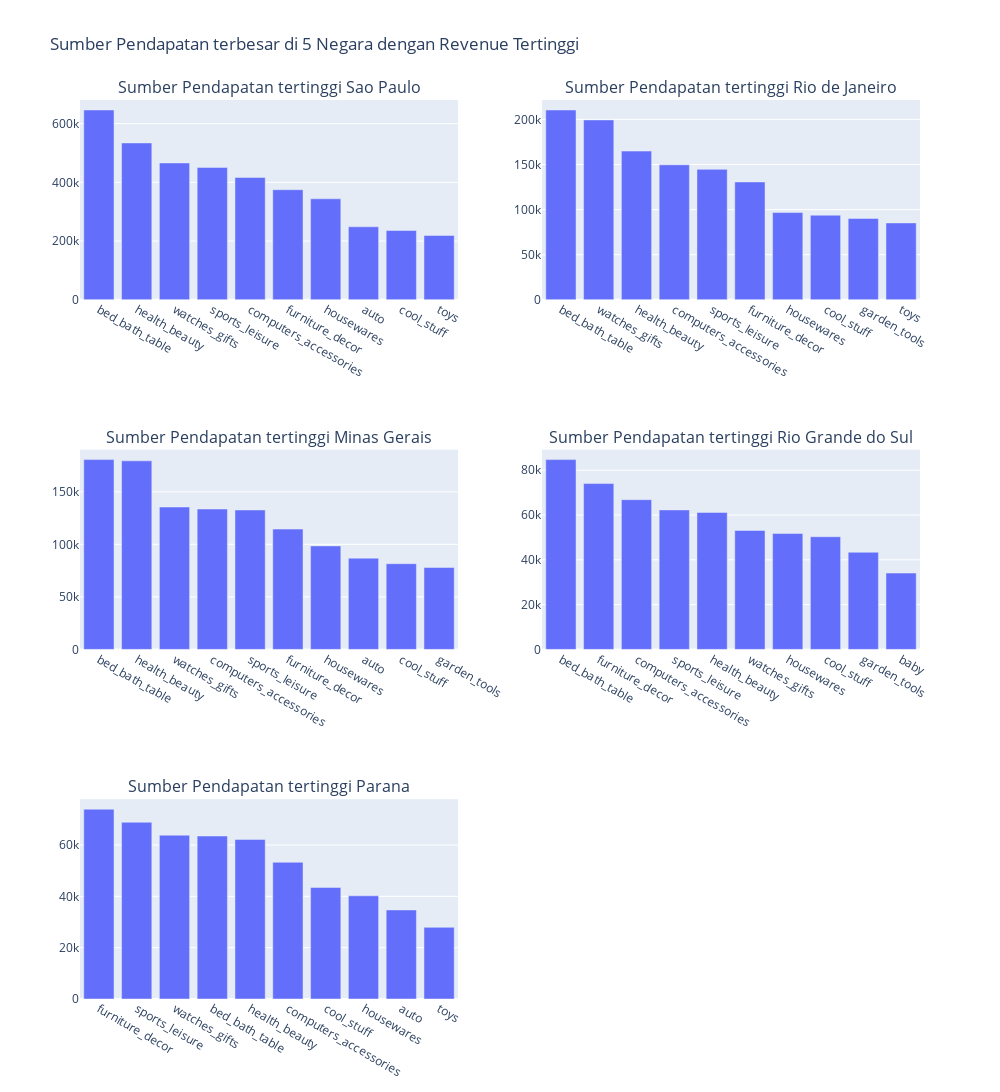

The notebook cell this image was saved under:
### Markdown cell above
### Pertanyaan 3: 
Produk apa saja yang menjadi sumber pendapatan terbesar di lima negara bagian tersebut ?

### Code cell
from plotly.subplots import make_subplots
import plotly.express as px

# Daftar summary dan judul subplot
summaries = [highest_SP, highest_RJ, highest_MG, highest_RS, highest_PR]
titles = ['Sumber Pendapatan tertinggi Sao Paulo', 'Sumber Pendapatan tertinggi Rio de Janeiro', 'Sumber Pendapatan tertinggi Minas Gerais',
          'Sumber Pendapatan tertinggi Rio Grande do Sul', 'Sumber Pendapatan tertinggi Parana']

# Membuat subplot
fig = make_subplots(rows=3, cols=2, subplot_titles=titles)

# Menambahkan Plotly Express plots ke setiap subplot
for i, summary in enumerate(summaries):
    row = i // 2 + 1  # Hitung baris subplot
    col = i % 2 + 1   # Hitung kolom subplot
    fig.add_trace(px.bar(summary, x='product_category', y='revenue').data[0], row=row, col=col)

# Memperbarui layout
fig.update_layout(title_text='Sumber Pendapatan terbesar di 5 Negara dengan Revenue Tertinggi',
                  autosize=False,
                  width=1000,
                  height=1200)

# Menampilkan plot
fig.show()

### Figure 1 — Plotly figure (JSON) as saved in the notebook; plotly's stock layout.template omitted (floating-point values rounded to 4 significant figures)
{"data": [{"alignmentgroup": "True", "hovertemplate": "product_category=%{x}<br>revenue=%{y}<extra></extra>", "legendgroup": "", "marker": {"color": "#636efa", "pattern": {"shape": ""}}, "name": "", "offsetgroup": "", "orientation": "v", "showlegend": false, "textposition": "auto", "type": "bar", "x": ["bed_bath_table", "health_beauty", "watches_gifts", "sports_leisure", "computers_accessories", "furniture_decor", "housewares", "auto", "cool_stuff", "toys"], "xaxis": "x", "y": [646500.0, 534200.0, 466100.0, 450900.0, 416600.0, 374900.0, 343900.0, 248500.0, 235800.0, 219000.0], "yaxis": "y"}, {"alignmentgroup": "True", "hovertemplate": "product_category=%{x}<br>revenue=%{y}<extra></extra>", "legendgroup": "", "marker": {"color": "#636efa", "pattern": {"shape": ""}}, "name": "", "offsetgroup": "", "orientation": "v", "showlegend": false, "textposition": "auto", "type": "bar", "x": ["bed_bath_table", "watches_gifts", "health_beauty", "computers_accessories", "sports_leisure", "furniture_decor", "housewares", "cool_stuff", "garden_tools", "toys"], "xaxis": "x2", "y": [210400.0, 199400.0, 164900.0, 149700.0, 144600.0, 130700.0, 96670.0, 93790.0, 90190, 85230.0], "yaxis": "y2"}, {"alignmentgroup": "True", "hovertemplate": "product_category=%{x}<br>revenue=%{y}<extra></extra>", "legendgroup": "", "marker": {"color": "#636efa", "pattern": {"shape": ""}}, "name": "", "offsetgroup": "", "orientation": "v", "showlegend": false, "textposition": "auto", "type": "bar", "x": ["bed_bath_table", "health_beauty", "watches_gifts", "computers_accessories", "sports_leisure", "furniture_decor", "housewares", "auto", "cool_stuff", "garden_tools"], "xaxis": "x3", "y": [180600.0, 179500.0, 135500.0, 133600.0, 132700.0, 114502, 98470.0, 86840.0, 81560.0, 77930.0], "yaxis": "y3"}, {"alignmentgroup": "True", "hovertemplate": "product_category=%{x}<br>revenue=%{y}<extra></extra>", "legendgroup": "", "marker": {"color": "#636efa", "pattern": {"shape": ""}}, "name": "", "offsetgroup": "", "orientation": "v", "showlegend": false, "textposition": "auto", "type": "bar", "x": ["bed_bath_table", "furniture_decor", "computers_accessories", "sports_leisure", "health_beauty", "watches_gifts", "housewares", "cool_stuff", "garden_tools", "baby"], "xaxis": "x4", "y": [84740.0, 74040.0, 66850.0, 62280.0, 61150.0, 53100.0, 51720.0, 50300.0, 43360.0, 34070.0], "yaxis": "y4"}, {"alignmentgroup": "True", "hovertemplate": "product_category=%{x}<br>revenue=%{y}<extra></extra>", "legendgroup": "", "marker": {"color": "#636efa", "pattern": {"shape": ""}}, "name": "", "offsetgroup": "", "orientation": "v", "showlegend": false, "textposition": "auto", "type": "bar", "x": ["furniture_decor", "sports_leisure", "watches_gifts", "bed_bath_table", "health_beauty", "computers_accessories", "cool_stuff", "housewares", "auto", "toys"], "xaxis": "x5", "y": [73970.0, 68890.0, 63850.0, 63520.0, 62190.0, 53270.0, 43460.0, 40220.0, 34710.0, 27930.0], "yaxis": "y5"}], "layout": {"annotations": [{"font": {"size": 16}, "showarrow": false, "text": "Sumber Pendapatan tertinggi Sao Paulo", "x": 0.225, "xanchor": "center", "xref": "paper", "y": 1, "yanchor": "bottom", "yref": "paper"}, {"font": {"size": 16}, "showarrow": false, "text": "Sumber Pendapatan tertinggi Rio de Janeiro", "x": 0.775, "xanchor": "center", "xref": "paper", "y": 1, "yanchor": "bottom", "yref": "paper"}, {"font": {"size": 16}, "showarrow": false, "text": "Sumber Pendapatan tertinggi Minas Gerais", "x": 0.225, "xanchor": "center", "xref": "paper", "y": 0.6111, "yanchor": "bottom", "yref": "paper"}, {"font": {"size": 16}, "showarrow": false, "text": "Sumber Pendapatan tertinggi Rio Grande do Sul", "x": 0.775, "xanchor": "center", "xref": "paper", "y": 0.6111, "yanchor": "bottom", "yref": "paper"}, {"font": {"size": 16}, "showarrow": false, "text": "Sumber Pendapatan tertinggi Parana", "x": 0.225, "xanchor": "center", "xref": "paper", "y": 0.2222, "yanchor": "bottom", "yref": "paper"}], "autosize": false, "height": 1200, "title": {"text": "Sumber Pendapatan terbesar di 5 Negara dengan Revenue Tertinggi"}, "width": 1000, "xaxis": {"anchor": "y", "domain": [0, 0.45]}, "xaxis2": {"anchor": "y2", "domain": [0.55, 1]}, "xaxis3": {"anchor": "y3", "domain": [0, 0.45]}, "xaxis4": {"anchor": "y4", "domain": [0.55, 1]}, "xaxis5": {"anchor": "y5", "domain": [0, 0.45]}, "xaxis6": {"anchor": "y6", "domain": [0.55, 1]}, "yaxis": {"anchor": "x", "domain": [0.7778, 1]}, "yaxis2": {"anchor": "x2", "domain": [0.7778, 1]}, "yaxis3": {"anchor": "x3", "domain": [0.3889, 0.6111]}, "yaxis4": {"anchor": "x4", "domain": [0.3889, 0.6111]}, "yaxis5": {"anchor": "x5", "domain": [0, 0.2222]}, "yaxis6": {"anchor": "x6", "domain": [0, 0.2222]}}}
